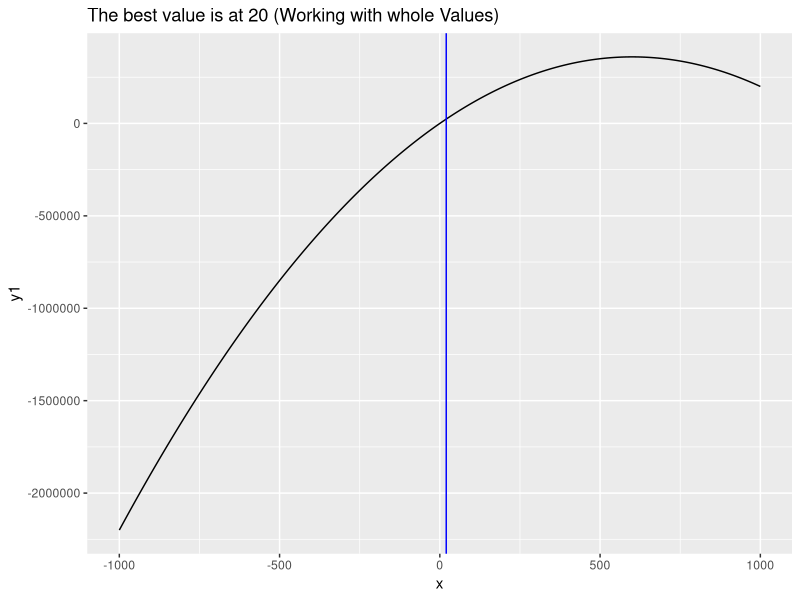
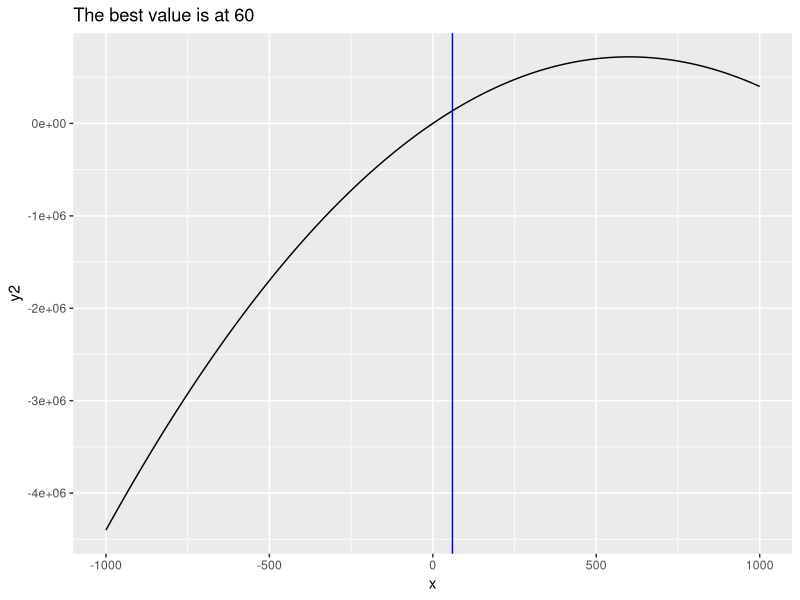
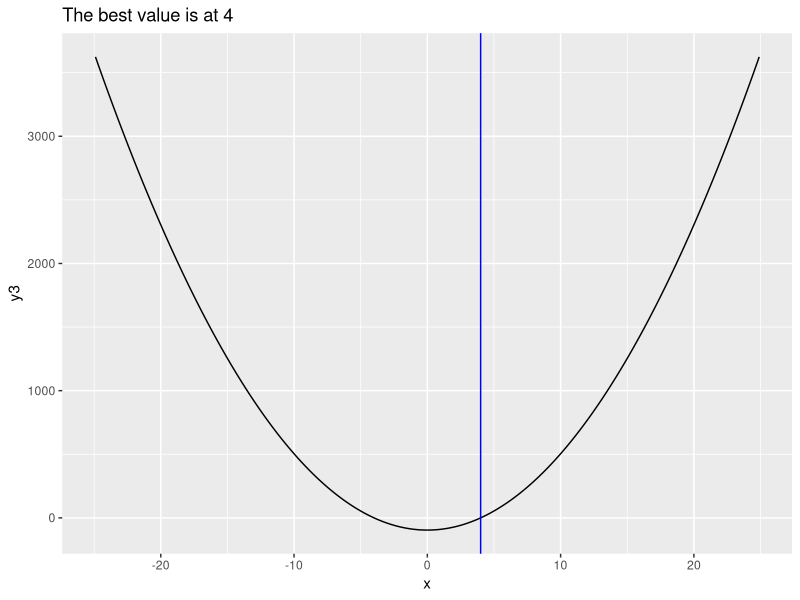

These charts were generated, in order, by the following R code:
## ---- chunk 1
library(tidyverse)
x <- seq(-1000, 1000, 0.1)
y1 <- 1200 * x - x^2
y2 <- 2400 * x - 2 * x^2
y3 <- 6 * x^2 - 96
df1 <- data.frame(x, y1)
df2 <- data.frame(x, y2)
df3 <- data.frame(x, y3)
v1 <- max(df1$y1)
a1 <- df1 |>
  filter(y1 == v1) |>
  select(x)
v2 <- max(df2$y2)
a2 <- df2 |>
  filter(y2 == v2) |>
  select(x)
v3 <- min(df3$y3)
a3 <- df3 |>
  filter(y3 <= 2400) |>
  select(x)
## ---- chunk 2
ggplot(df1, aes(x = x, y = y1)) + 
  geom_line() + 
  geom_vline(xintercept = 20, color = "blue") + 
  labs(title = "The best value is at 20 (Working with whole Values)")
## ---- chunk 3
ggplot(df2, aes(x = x, y = y2)) + 
  geom_line() + 
  geom_vline(xintercept = 60, color = "blue") + 
  labs(title = "The best value is at 60")
## ---- chunk 4
ggplot(subset(df3, x > -25 & x < 25), aes(x = x, y = y3)) + 
  geom_line() + 
  geom_vline(xintercept = 4, color = "blue") + 
  labs(title = "The best value is at 4")
